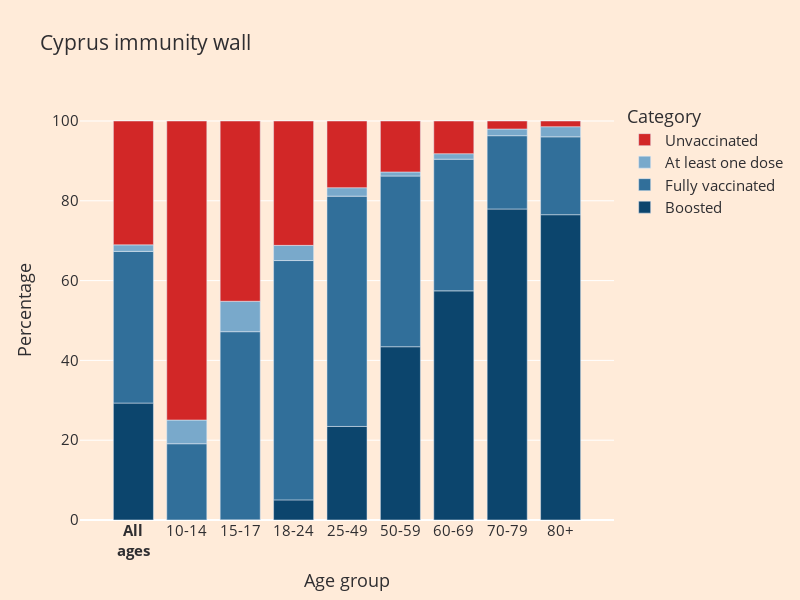

Notebook code cell kept with this figure:
### Code cell
# Actual Plot

fig = px.bar(
    df_grp,
    x="target_group",
    y="%_diff_prev_categ",
    color="vacc_category",
    color_discrete_map={
                "Boosted" : "#0C456D",
                "Fully vaccinated" : "#316F9A",
                "At least one dose" : "#79A9CB",
                "Unvaccinated" : "#D22727"},
    labels={"%_diff_prev_categ" : 'Percentage', "vacc_category" : "Category", "target_group": "Age group"},
    custom_data = ["vacc_category", "%_vaccinations"],
    width=800,
    height=600,
    title="Cyprus immunity wall"
)
#hover_data={"%_vaccinations" : ":.0f",
#           "%_diff_prev_categ" : False,
#           "n_stack_bar": False},



fig.update_traces(
    hovertemplate="<b>%{customdata[0]}</b> %{customdata[1]:.0f}%<extra></extra>",
    #width=[0.6]*len(target_groups)
)

fig.update_layout(
    font=dict(size=15, color="#2F2E31"),
    xaxis = dict(
        tickmode='array',
        tickvals=[0, 1, 2, 3, 4, 5, 6, 7, 8],
        ticktext=['<b>All<br>ages</b>'] + list(df_grp["target_group"].unique()[1:]),
        range=[-1,9]
    ),
    legend={'traceorder':'reversed'},
    plot_bgcolor="#FFEBD9",
    paper_bgcolor="#FFEBD9",
    hoverlabel_font=dict(color="white"),
    bargap=0.25
)
fig.show()

### Figure 1 — Plotly figure (JSON) as saved in the notebook; plotly's stock layout.template omitted (floating-point values rounded to 4 significant figures)
{"data": [{"alignmentgroup": "True", "customdata": [["Boosted", 29.31], ["Boosted", 0], ["Boosted", 0.03195], ["Boosted", 5.042], ["Boosted", 23.44], ["Boosted", 43.43], ["Boosted", 57.43], ["Boosted", 77.95], ["Boosted", 76.52]], "hovertemplate": "<b>%{customdata[0]}</b> %{customdata[1]:.0f}%<extra></extra>", "legendgroup": "Boosted", "marker": {"color": "#0C456D", "pattern": {"shape": ""}}, "name": "Boosted", "offsetgroup": "Boosted", "orientation": "v", "showlegend": true, "textposition": "auto", "type": "bar", "x": ["All ages", "10-14", "15-17", "18-24", "25-49", "50-59", "60-69", "70-79", "80+"], "xaxis": "x", "y": [29.31, 0, 0.03195, 5.042, 23.44, 43.43, 57.43, 77.95, 76.52], "yaxis": "y"}, {"alignmentgroup": "True", "customdata": [["Fully vaccinated", 67.32], ["Fully vaccinated", 19.12], ["Fully vaccinated", 47.2], ["Fully vaccinated", 65.03], ["Fully vaccinated", 81.16], ["Fully vaccinated", 86.21], ["Fully vaccinated", 90.43], ["Fully vaccinated", 96.32], ["Fully vaccinated", 96.03]], "hovertemplate": "<b>%{customdata[0]}</b> %{customdata[1]:.0f}%<extra></extra>", "legendgroup": "Fully vaccinated", "marker": {"color": "#316F9A", "pattern": {"shape": ""}}, "name": "Fully vaccinated", "offsetgroup": "Fully vaccinated", "orientation": "v", "showlegend": true, "textposition": "auto", "type": "bar", "x": ["All ages", "10-14", "15-17", "18-24", "25-49", "50-59", "60-69", "70-79", "80+"], "xaxis": "x", "y": [38.0, 19.12, 47.17, 59.98, 57.72, 42.78, 33.0, 18.37, 19.51], "yaxis": "y"}, {"alignmentgroup": "True", "customdata": [["At least one dose", 68.96], ["At least one dose", 25.06], ["At least one dose", 54.82], ["At least one dose", 68.83], ["At least one dose", 83.28], ["At least one dose", 87.23], ["At least one dose", 91.81], ["At least one dose", 97.99], ["At least one dose", 98.57]], "hovertemplate": "<b>%{customdata[0]}</b> %{customdata[1]:.0f}%<extra></extra>", "legendgroup": "At least one dose", "marker": {"color": "#79A9CB", "pattern": {"shape": ""}}, "name": "At least one dose", "offsetgroup": "At least one dose", "orientation": "v", "showlegend": true, "textposition": "auto", "type": "bar", "x": ["All ages", "10-14", "15-17", "18-24", "25-49", "50-59", "60-69", "70-79", "80+"], "xaxis": "x", "y": [1.644, 5.941, 7.622, 3.803, 2.122, 1.015, 1.381, 1.672, 2.541], "yaxis": "y"}, {"alignmentgroup": "True", "customdata": [["Unvaccinated", 31.04], ["Unvaccinated", 74.94], ["Unvaccinated", 45.18], ["Unvaccinated", 31.17], ["Unvaccinated", 16.72], ["Unvaccinated", 12.77], ["Unvaccinated", 8.192], ["Unvaccinated", 2.008], ["Unvaccinated", 1.426]], "hovertemplate": "<b>%{customdata[0]}</b> %{customdata[1]:.0f}%<extra></extra>", "legendgroup": "Unvaccinated", "marker": {"color": "#D22727", "pattern": {"shape": ""}}, "name": "Unvaccinated", "offsetgroup": "Unvaccinated", "orientation": "v", "showlegend": true, "textposition": "auto", "type": "bar", "x": ["All ages", "10-14", "15-17", "18-24", "25-49", "50-59", "60-69", "70-79", "80+"], "xaxis": "x", "y": [31.04, 74.94, 45.18, 31.17, 16.72, 12.77, 8.192, 2.008, 1.426], "yaxis": "y"}], "layout": {"bargap": 0.25, "barmode": "relative", "font": {"color": "#2F2E31", "size": 15}, "height": 600, "hoverlabel": {"font": {"color": "white"}}, "legend": {"title": {"text": "Category"}, "tracegroupgap": 0, "traceorder": "reversed"}, "paper_bgcolor": "#FFEBD9", "plot_bgcolor": "#FFEBD9", "title": {"text": "Cyprus immunity wall"}, "width": 800, "xaxis": {"anchor": "y", "domain": [0, 1], "range": [-1, 9], "tickmode": "array", "ticktext": ["<b>All<br>ages</b>", "10-14", "15-17", "18-24", "25-49", "50-59", "60-69", "70-79", "80+"], "tickvals": [0, 1, 2, 3, 4, 5, 6, 7, 8], "title": {"text": "Age group"}}, "yaxis": {"anchor": "x", "domain": [0, 1], "title": {"text": "Percentage"}}}}
